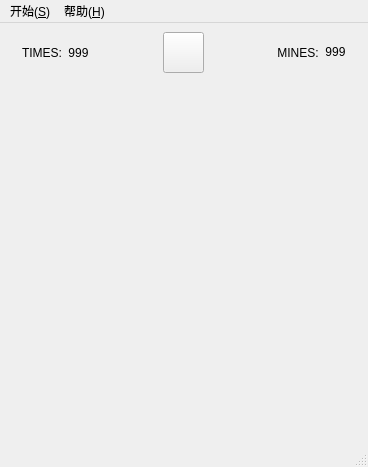
<?xml version="1.0" encoding="UTF-8"?>
<ui version="4.0">
 <class>MainWindow</class>
 <widget class="QMainWindow" name="MainWindow">
  <property name="geometry">
   <rect>
    <x>0</x>
    <y>0</y>
    <width>368</width>
    <height>467</height>
   </rect>
  </property>
  <property name="windowTitle">
   <string>MainWindow</string>
  </property>
  <widget class="QWidget" name="centralwidget">
   <layout class="QVBoxLayout" name="verticalLayout">
    <item>
     <layout class="QHBoxLayout" name="horizontalLayout">
      <item>
       <spacer name="horizontalSpacer">
        <property name="orientation">
         <enum>Qt::Orientation::Horizontal</enum>
        </property>
        <property name="sizeType">
         <enum>QSizePolicy::Policy::Fixed</enum>
        </property>
        <property name="sizeHint" stdset="0">
         <size>
          <width>13</width>
          <height>20</height>
         </size>
        </property>
       </spacer>
      </item>
      <item>
       <widget class="QLabel" name="label">
        <property name="styleSheet">
         <string notr="true">QLabel {font: 10pt &quot;Microsoft YaHei UI&quot;;}</string>
        </property>
        <property name="text">
         <string>TIMES:</string>
        </property>
        <property name="alignment">
         <set>Qt::AlignmentFlag::AlignCenter</set>
        </property>
       </widget>
      </item>
      <item>
       <widget class="QLabel" name="timeValueLabel">
        <property name="styleSheet">
         <string notr="true">QLabel {font: 10pt &quot;Microsoft YaHei UI&quot;;}
</string>
        </property>
        <property name="text">
         <string>999</string>
        </property>
        <property name="textFormat">
         <enum>Qt::TextFormat::AutoText</enum>
        </property>
        <property name="alignment">
         <set>Qt::AlignmentFlag::AlignCenter</set>
        </property>
       </widget>
      </item>
      <item>
       <spacer name="horizontalSpacer_3">
        <property name="orientation">
         <enum>Qt::Orientation::Horizontal</enum>
        </property>
        <property name="sizeHint" stdset="0">
         <size>
          <width>40</width>
          <height>20</height>
         </size>
        </property>
       </spacer>
      </item>
      <item>
       <widget class="QPushButton" name="restartButton">
        <property name="minimumSize">
         <size>
          <width>41</width>
          <height>41</height>
         </size>
        </property>
        <property name="maximumSize">
         <size>
          <width>41</width>
          <height>41</height>
         </size>
        </property>
        <property name="text">
         <string/>
        </property>
       </widget>
      </item>
      <item>
       <spacer name="horizontalSpacer_4">
        <property name="orientation">
         <enum>Qt::Orientation::Horizontal</enum>
        </property>
        <property name="sizeHint" stdset="0">
         <size>
          <width>40</width>
          <height>20</height>
         </size>
        </property>
       </spacer>
      </item>
      <item>
       <widget class="QLabel" name="label_2">
        <property name="styleSheet">
         <string notr="true">QLabel {font: 10pt &quot;Microsoft YaHei UI&quot;;}</string>
        </property>
        <property name="text">
         <string>MINES:</string>
        </property>
        <property name="alignment">
         <set>Qt::AlignmentFlag::AlignCenter</set>
        </property>
       </widget>
      </item>
      <item>
       <widget class="QLabel" name="MineRemainLabel">
        <property name="sizePolicy">
         <sizepolicy hsizetype="Preferred" vsizetype="Fixed">
          <horstretch>0</horstretch>
          <verstretch>0</verstretch>
         </sizepolicy>
        </property>
        <property name="styleSheet">
         <string notr="true">QLabel {font: 10pt &quot;Microsoft YaHei UI&quot;;}</string>
        </property>
        <property name="text">
         <string>999</string>
        </property>
        <property name="alignment">
         <set>Qt::AlignmentFlag::AlignCenter</set>
        </property>
       </widget>
      </item>
      <item>
       <spacer name="horizontalSpacer_2">
        <property name="orientation">
         <enum>Qt::Orientation::Horizontal</enum>
        </property>
        <property name="sizeType">
         <enum>QSizePolicy::Policy::Fixed</enum>
        </property>
        <property name="sizeHint" stdset="0">
         <size>
          <width>13</width>
          <height>20</height>
         </size>
        </property>
       </spacer>
      </item>
     </layout>
    </item>
    <item>
     <widget class="SceneWidget" name="sceneWidget" native="true">
      <property name="sizePolicy">
       <sizepolicy hsizetype="Preferred" vsizetype="Preferred">
        <horstretch>0</horstretch>
        <verstretch>0</verstretch>
       </sizepolicy>
      </property>
      <property name="minimumSize">
       <size>
        <width>340</width>
        <height>340</height>
       </size>
      </property>
      <property name="autoFillBackground">
       <bool>true</bool>
      </property>
     </widget>
    </item>
   </layout>
  </widget>
  <widget class="QMenuBar" name="menubar">
   <property name="geometry">
    <rect>
     <x>0</x>
     <y>0</y>
     <width>368</width>
     <height>24</height>
    </rect>
   </property>
   <widget class="QMenu" name="menuStart">
    <property name="title">
     <string>开始(&amp;S)</string>
    </property>
    <widget class="QMenu" name="menuLevel">
     <property name="title">
      <string>游戏难度(&amp;L)</string>
     </property>
     <addaction name="actionLevelEasy"/>
     <addaction name="actionLevelNormal"/>
     <addaction name="actionLevelHard"/>
     <addaction name="actionCustom"/>
    </widget>
    <addaction name="menuLevel"/>
    <addaction name="separator"/>
    <addaction name="actionPause"/>
    <addaction name="actionRestart"/>
   </widget>
   <widget class="QMenu" name="menuHelp">
    <property name="title">
     <string>帮助(&amp;H)</string>
    </property>
    <addaction name="actionRank"/>
    <addaction name="separator"/>
    <addaction name="actionAbout"/>
   </widget>
   <addaction name="menuStart"/>
   <addaction name="menuHelp"/>
  </widget>
  <widget class="QStatusBar" name="statusbar"/>
  <action name="actionLevelEasy">
   <property name="text">
    <string>新月(&amp;E)</string>
   </property>
  </action>
  <action name="actionLevelNormal">
   <property name="text">
    <string>上弦月(&amp;N)</string>
   </property>
  </action>
  <action name="actionLevelHard">
   <property name="text">
    <string>满月(&amp;H)</string>
   </property>
  </action>
  <action name="actionCustom">
   <property name="text">
    <string>残月(&amp;C)</string>
   </property>
  </action>
  <action name="actionPause">
   <property name="text">
    <string>沉思(&amp;P)</string>
   </property>
  </action>
  <action name="actionRestart">
   <property name="text">
    <string>重新来过(&amp;R)</string>
   </property>
  </action>
  <action name="actionRank">
   <property name="text">
    <string>排行榜(&amp;R)</string>
   </property>
  </action>
  <action name="actionAbout">
   <property name="text">
    <string>关于(&amp;A)</string>
   </property>
  </action>
 </widget>
 <customwidgets>
  <customwidget>
   <class>SceneWidget</class>
   <extends>QWidget</extends>
   <header location="global">scenewidget.h</header>
   <container>1</container>
  </customwidget>
 </customwidgets>
 <resources/>
 <connections/>
</ui>
